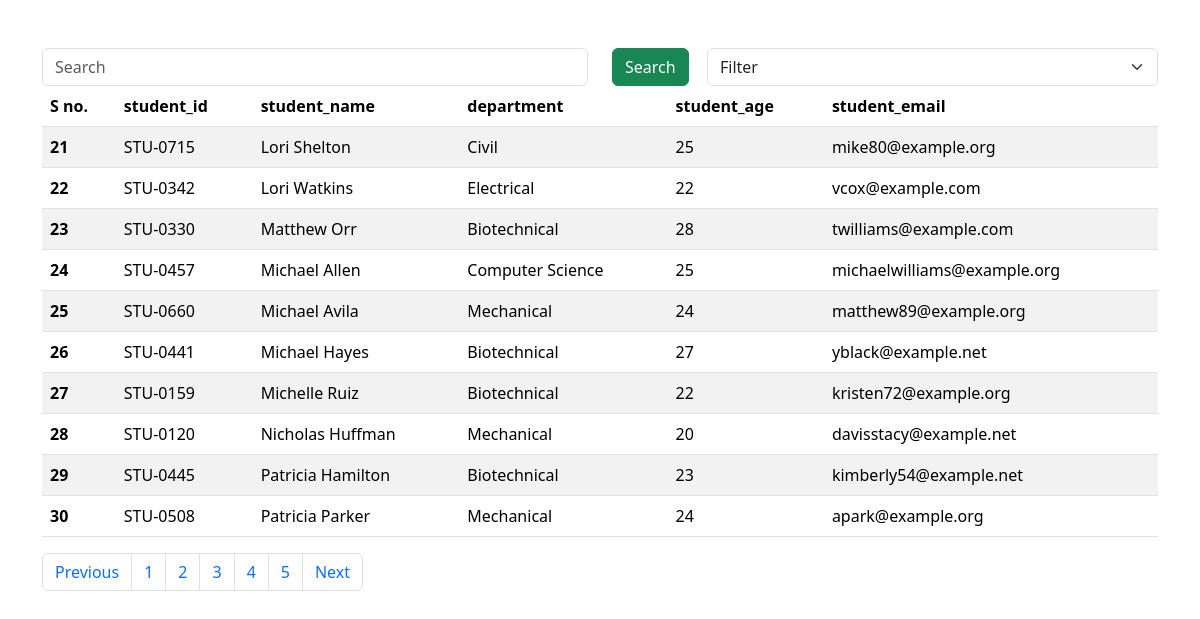
Screenshot of /students/?page=3 with the database file from the repository.
### vege/models.py (models this page shows, shortened)
class Student(models.Model):
    department = models.ForeignKey(Department, related_name="depart", on_delete=models.CASCADE)
    student_id = models.OneToOneField(StudentID, related_name="studentid", on_delete=models.CASCADE)
    student_name = models.CharField(max_length=100)
    student_email = models.EmailField(unique=True)
    student_age = models.IntegerField(default = 17)
    student_address = models.TextField()
    class Meta:
        ordering = ['student_name']
        verbose_name = "student"

class StudentID(models.Model):
    student_id = models.CharField(max_length=100)
    def __str__(self) -> str:
        return self.student_id

class Department(models.Model):
    department = models.CharField(max_length=100)
    def __str__(self) -> str:
        return self.department
    class Meta:
        ordering = ['department']

### vege/views.py (the view)
# urls.py: path('students/', get_students, name = "get_students"),
def get_students(request):
    if request.GET.get('optionFilter'):
        optionFilter = request.GET.get('optionFilter')
        print(optionFilter)
    queryset = Student.objects.all()
    search = ''
    if request.GET.get('search'):
        search = request.GET.get('search')
        lookup = {f"{optionFilter}__startswith": search}
        query = Q(**lookup)
        print(query)
        queryset = queryset.filter(query)
    paginator = Paginator(queryset, 10)  # Show 10 contacts per page.
    a = math.ceil(len(queryset)/10)
    page_number = request.GET.get("page",1)
    page_obj = paginator.get_page(page_number)
    return render(request, "report/student.html", {'queryset' : page_obj, "range": range(a), "search" : search})

### vege/templates/report/student.html (shortened to what this page needs)
{% extends "base.html"%}
{% block start %}
<div class = "container mt-5">
    <form>
    <div class = "row">
        <div class = "col-md-6" >
            <input class = "form-control" value = "{{search}}" name = "search" placeholder = "Search">
        </div>
        <div class = "col-md-1">
            <button type = "submit" class = "btn btn-success">Search</button>
        </div>
        <div class = "col-md-5">
          <select class="form-select" aria-label="Default select example" name = "optionFilter">
            <option selected value="student_name">Filter</option>
          </select>
        </div>
    </div>
    </form>
    <table class="table table-striped">
        <thead>
          <tr>
            <th scope="col">S no.</th>
            <th scope="col">student_id</th>
            <th scope="col">student_name</th>
            <th scope="col">department</th>
            <th scope="col">student_age</th>
            <th scope="col">student_email</th>
          </tr>
        </thead>
        <tbody>
            {% for student in queryset %}
          <tr>
            <th scope="row">{{ queryset.start_index|add:forloop.counter0 }}</th>
            <td>{{student.student_id}}</td>
            <td>{{student.student_name}}</td>
            <td>{{student.department}}</td>
            <td>{{student.student_age}}</td>
            <td>{{student.student_email}}</td>
          {% endfor %}
        </tbody>
      </table>
    <nav aria-label="Page navigation example">
        <ul class="pagination">
        {% if queryset.has_previous %}
          <li class="page-item"><a class="page-link" href="?page={{ queryset.previous_page_number }}">Previous</a></li>
        {% endif %}
        {% for i in range %}
          <li class="page-item"><a class="page-link" href="?page={{ i|add:1 }}">{{ i|add:1 }}</a></li>
        {% endfor %}
        {% if queryset.has_next %}
          <li class="page-item"><a class="page-link" href="?page={{ queryset.next_page_number }}">Next</a></li>
        {% endif %}
        </ul>
      </nav>
</div>
{% endblock %}

### rows the page displays
Student: start_index|add "21", student_id "STU-0715", student_name "Lori Shelton", department "Civil", student_age "25", student_email "mike80@example.org"
Student: start_index|add "22", student_id "STU-0342", student_name "Lori Watkins", department "Electrical", student_age "22", student_email "vcox@example.com"
Student: start_index|add "23", student_id "STU-0330", student_name "Matthew Orr", department "Biotechnical", student_age "28", student_email "twilliams@example.com"
Student: start_index|add "24", student_id "STU-0457", student_name "Michael Allen", department "Computer Science", student_age "25", student_email "michaelwilliams@example.org"
Student: start_index|add "25", student_id "STU-0660", student_name "Michael Avila", department "Mechanical", student_age "24", student_email "matthew89@example.org"
Student: start_index|add "26", student_id "STU-0441", student_name "Michael Hayes", department "Biotechnical", student_age "27", student_email "yblack@example.net"
Student: start_index|add "27", student_id "STU-0159", student_name "Michelle Ruiz", department "Biotechnical", student_age "22", student_email "kristen72@example.org"
Student: start_index|add "28", student_id "STU-0120", student_name "Nicholas Huffman", department "Mechanical", student_age "20", student_email "davisstacy@example.net"
Student: start_index|add "29", student_id "STU-0445", student_name "Patricia Hamilton", department "Biotechnical", student_age "23", student_email "kimberly54@example.net"
Student: start_index|add "30", student_id "STU-0508", student_name "Patricia Parker", department "Mechanical", student_age "24", student_email "apark@example.org"

### other values shown
{{ i|add:1 }} "1" "2" "3" "4" "5"
